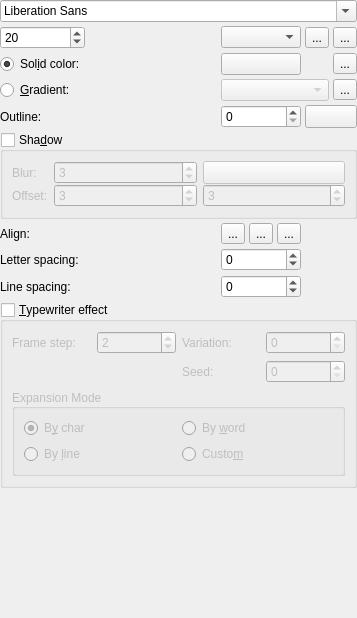
                 <widget class="QWidget" name="scrollAreaWidgetContents">
                  <property name="geometry">
                   <rect>
                    <x>0</x>
                    <y>0</y>
                    <width>357</width>
                    <height>618</height>
                   </rect>
                  </property>
                  <layout class="QGridLayout" name="gridLayout_9">
                   <property name="leftMargin">
                    <number>0</number>
                   </property>
                   <property name="topMargin">
                    <number>0</number>
                   </property>
                   <property name="rightMargin">
                    <number>0</number>
                   </property>
                   <property name="bottomMargin">
                    <number>0</number>
                   </property>
                   <property name="spacing">
                    <number>4</number>
                   </property>
                   <item row="5" column="0" colspan="7">
                    <widget class="QGroupBox" name="shadowBox">
                     <property name="title">
                      <string>Sha&amp;dow</string>
                     </property>
                     <property name="checkable">
                      <bool>true</bool>
                     </property>
                     <property name="checked">
                      <bool>false</bool>
                     </property>
                     <layout class="QGridLayout" name="gridLayout_3">
                      <property name="verticalSpacing">
                       <number>0</number>
                      </property>
                      <item row="0" column="0">
                       <widget class="QLabel" name="label_blur">
                        <property name="sizePolicy">
                         <sizepolicy hsizetype="Maximum" vsizetype="Preferred">
                          <horstretch>0</horstretch>
                          <verstretch>0</verstretch>
                         </sizepolicy>
                        </property>
                        <property name="text">
                         <string>Blur:</string>
                        </property>
                       </widget>
                      </item>
                      <item row="0" column="1">
                       <widget class="QSpinBox" name="blur_radius">
                        <property name="value">
                         <number>3</number>
                        </property>
                       </widget>
                      </item>
                      <item row="0" column="2">
                       <widget class="KColorButton" name="shadowColor">
                        <property name="sizePolicy">
                         <sizepolicy hsizetype="Minimum" vsizetype="Preferred">
                          <horstretch>0</horstretch>
                          <verstretch>0</verstretch>
                         </sizepolicy>
                        </property>
                        <property name="color">
                         <color alpha="100">
                          <red>0</red>
                          <green>0</green>
                          <blue>0</blue>
                         </color>
                        </property>
                        <property name="alphaChannelEnabled">
                         <bool>true</bool>
                        </property>
                       </widget>
                      </item>
                      <item row="1" column="0">
                       <widget class="QLabel" name="label_offset">
                        <property name="sizePolicy">
                         <sizepolicy hsizetype="Maximum" vsizetype="Preferred">
                          <horstretch>0</horstretch>
                          <verstretch>0</verstretch>
                         </sizepolicy>
                        </property>
                        <property name="text">
                         <string>Offset:</string>
                        </property>
                       </widget>
                      </item>
                      <item row="1" column="1">
                       <widget class="QSpinBox" name="shadowX">
                        <property name="minimum">
                         <number>-100</number>
                        </property>
                        <property name="maximum">
                         <number>100</number>
                        </property>
                        <property name="value">
                         <number>3</number>
                        </property>
                       </widget>
                      </item>
                      <item row="1" column="2">
                       <widget class="QSpinBox" name="shadowY">
                        <property name="minimum">
                         <number>-100</number>
                        </property>
                        <property name="maximum">
                         <number>100</number>
                        </property>
                        <property name="value">
                         <number>3</number>
                        </property>
                       </widget>
                      </item>
                     </layout>
                    </widget>
                   </item>
                   <item row="2" column="6">
                    <widget class="QToolButton" name="buttonInsertUnicode">
                     <property name="text">
                      <string>...</string>
                     </property>
                    </widget>
                   </item>
                   <item row="6" column="3">
                    <widget class="QToolButton" name="buttonAlignCenter">
                     <property name="toolTip">
                      <string>Align center.</string>
                     </property>
                     <property name="text">
                      <string>...</string>
                     </property>
                     <property name="icon">
                      <iconset theme="format-justify-center"/>
                     </property>
                     <property name="checkable">
                      <bool>true</bool>
                     </property>
                     <property name="autoExclusive">
                      <bool>true</bool>
                     </property>
                    </widget>
                   </item>
                   <item row="8" column="0">
                    <widget class="QLabel" name="label_lineSpacing">
                     <property name="text">
                      <string>Line spacing:</string>
                     </property>
                    </widget>
                   </item>
                   <item row="0" column="0" colspan="7">
                    <widget class="QFontComboBox" name="font_family">
                     <property name="sizePolicy">
                      <sizepolicy hsizetype="Preferred" vsizetype="Fixed">
                       <horstretch>0</horstretch>
                       <verstretch>0</verstretch>
                      </sizepolicy>
                     </property>
                    </widget>
                   </item>
                   <item row="3" column="0">
                    <widget class="QRadioButton" name="gradient_color">
                     <property name="sizePolicy">
                      <sizepolicy hsizetype="Maximum" vsizetype="Fixed">
                       <horstretch>0</horstretch>
                       <verstretch>0</verstretch>
                      </sizepolicy>
                     </property>
                     <property name="text">
                      <string>&amp;Gradient:</string>
                     </property>
                    </widget>
                   </item>
                   <item row="1" column="2" colspan="3">
                    <widget class="KComboBox" name="font_weight_box"/>
                   </item>
                   <item row="2" column="0">
                    <widget class="QRadioButton" name="plain_color">
                     <property name="sizePolicy">
                      <sizepolicy hsizetype="Maximum" vsizetype="Fixed">
                       <horstretch>0</horstretch>
                       <verstretch>0</verstretch>
                      </sizepolicy>
                     </property>
                     <property name="text">
                      <string>Sol&amp;id color:</string>
                     </property>
                     <property name="checked">
                      <bool>true</bool>
                     </property>
                    </widget>
                   </item>
                   <item row="3" column="2" colspan="4">
                    <widget class="QComboBox" name="gradients_combo">
                     <property name="enabled">
                      <bool>false</bool>
                     </property>
                    </widget>
                   </item>
                   <item row="4" column="0">
                    <widget class="QLabel" name="label_outline">
                     <property name="sizePolicy">
                      <sizepolicy hsizetype="Maximum" vsizetype="Preferred">
                       <horstretch>0</horstretch>
                       <verstretch>0</verstretch>
                      </sizepolicy>
                     </property>
                     <property name="text">
                      <string>Outline:</string>
                     </property>
                    </widget>
                   </item>
                   <item row="9" column="0" colspan="7">
                    <widget class="QGroupBox" name="typewriterBox">
                     <property name="title">
                      <string>&amp;Typewriter effect</string>
                     </property>
                     <property name="checkable">
                      <bool>true</bool>
                     </property>
                     <property name="checked">
                      <bool>false</bool>
                     </property>
                     <layout class="QGridLayout" name="gridLayout_12">
                      <item row="0" column="2">
                       <widget class="QLabel" name="label_variation">
                        <property name="text">
                         <string>Variation:</string>
                        </property>
                       </widget>
                      </item>
                      <item row="2" column="0" colspan="4">
                       <widget class="QGroupBox" name="groupBox_2">
                        <property name="title">
                         <string>Expansion Mode</string>
                        </property>
                        <property name="alignment">
                         <set>Qt::AlignmentFlag::AlignLeading|Qt::AlignmentFlag::AlignLeft|Qt::AlignmentFlag::AlignVCenter</set>
                        </property>
                        <property name="flat">
                         <bool>true</bool>
                        </property>
                        <layout class="QGridLayout" name="gridLayout_4">
                         <item row="0" column="0">
                          <widget class="QRadioButton" name="tw_rd_char">
                           <property name="text">
                            <string>B&amp;y char</string>
                           </property>
                           <property name="checked">
                            <bool>true</bool>
                           </property>
                          </widget>
                         </item>
                         <item row="0" column="1">
                          <widget class="QRadioButton" name="tw_rd_word">
                           <property name="text">
                            <string>By &amp;word</string>
                           </property>
                          </widget>
                         </item>
                         <item row="1" column="0">
                          <widget class="QRadioButton" name="tw_rd_line">
                           <property name="text">
                            <string>By &amp;line</string>
                           </property>
                          </widget>
                         </item>
                         <item row="1" column="1">
                          <widget class="QRadioButton" name="tw_rd_custom">
                           <property name="text">
                            <string>Custo&amp;m</string>
                           </property>
                          </widget>
                         </item>
                        </layout>
                       </widget>
                      </item>
                      <item row="0" column="0">
                       <widget class="QLabel" name="label_frameStep">
                        <property name="text">
                         <string>Frame step:</string>
                        </property>
                       </widget>
                      </item>
                      <item row="0" column="3">
                       <widget class="QSpinBox" name="tw_sb_sigma">
                        <property name="maximum">
                         <number>240</number>
                        </property>
                       </widget>
                      </item>
                      <item row="1" column="2">
                       <widget class="QLabel" name="label_seed">
                        <property name="text">
                         <string>Seed:</string>
                        </property>
                       </widget>
                      </item>
                      <item row="1" column="3">
                       <widget class="QSpinBox" name="tw_sb_seed">
                        <property name="maximum">
                         <number>9999</number>
                        </property>
                       </widget>
                      </item>
                      <item row="0" column="1">
                       <widget class="QSpinBox" name="tw_sb_step">
                        <property name="minimum">
                         <number>1</number>
                        </property>
                        <property name="maximum">
                         <number>240</number>
                        </property>
                        <property name="value">
                         <number>2</number>
                        </property>
                       </widget>
                      </item>
                     </layout>
                    </widget>
                   </item>
                   <item row="7" column="2" colspan="3">
                    <widget class="QSpinBox" name="letter_spacing">
                     <property name="minimum">
                      <number>-500</number>
                     </property>
                     <property name="maximum">
                      <number>500</number>
                     </property>
                    </widget>
                   </item>
                   <item row="3" column="6">
                    <widget class="QToolButton" name="edit_gradient">
                     <property name="text">
                      <string>...</string>
                     </property>
                     <property name="icon">
                      <iconset theme="document-edit"/>
                     </property>
                    </widget>
                   </item>
                   <item row="4" column="5" colspan="2">
                    <widget class="KColorButton" name="textOutlineColor">
                     <property name="sizePolicy">
                      <sizepolicy hsizetype="Minimum" vsizetype="Preferred">
                       <horstretch>0</horstretch>
                       <verstretch>0</verstretch>
                      </sizepolicy>
                     </property>
                     <property name="color">
                      <color>
                       <red>0</red>
                       <green>0</green>
                       <blue>0</blue>
                      </color>
                     </property>
                    </widget>
                   </item>
                   <item row="2" column="2" colspan="3">
                    <widget class="KColorButton" name="fontColorButton">
                     <property name="sizePolicy">
                      <sizepolicy hsizetype="Minimum" vsizetype="Preferred">
                       <horstretch>0</horstretch>
                       <verstretch>0</verstretch>
                      </sizepolicy>
                     </property>
                     <property name="flat">
                      <bool>false</bool>
                     </property>
                     <property name="color">
                      <color>
                       <red>255</red>
                       <green>255</green>
                       <blue>255</blue>
                      </color>
                     </property>
                     <property name="defaultColor">
                      <color>
                       <red>255</red>
                       <green>255</green>
                       <blue>255</blue>
                      </color>
                     </property>
                    </widget>
                   </item>
                   <item row="1" column="6">
                    <widget class="QToolButton" name="buttonItalic">
                     <property name="text">
                      <string>...</string>
                     </property>
                     <property name="icon">
                      <iconset theme="format-text-italic"/>
                     </property>
                     <property name="checkable">
                      <bool>true</bool>
                     </property>
                    </widget>
                   </item>
                   <item row="7" column="0">
                    <widget class="QLabel" name="label_letterSpacing">
                     <property name="text">
                      <string>Letter spacing:</string>
                     </property>
                    </widget>
                   </item>
                   <item row="1" column="0">
                    <widget class="QSpinBox" name="font_size">
                     <property name="sizePolicy">
                      <sizepolicy hsizetype="Preferred" vsizetype="Fixed">
                       <horstretch>0</horstretch>
                       <verstretch>0</verstretch>
                      </sizepolicy>
                     </property>
                     <property name="minimum">
                      <number>8</number>
                     </property>
                     <property name="maximum">
                      <number>10000</number>
                     </property>
                     <property name="value">
                      <number>20</number>
                     </property>
                    </widget>
                   </item>
                   <item row="6" column="0">
                    <widget class="QLabel" name="label_textAlign">
                     <property name="text">
                      <string>Align:</string>
                     </property>
                    </widget>
                   </item>
                   <item row="6" column="4">
                    <widget class="QToolButton" name="buttonAlignRight">
                     <property name="toolTip">
                      <string>Align right.</string>
                     </property>
                     <property name="text">
                      <string>...</string>
                     </property>
                     <property name="icon">
                      <iconset theme="format-justify-right"/>
                     </property>
                     <property name="checkable">
                      <bool>true</bool>
                     </property>
                     <property name="checked">
                      <bool>false</bool>
                     </property>
                     <property name="autoExclusive">
                      <bool>true</bool>
                     </property>
                    </widget>
                   </item>
                   <item row="6" column="2">
                    <widget class="QToolButton" name="buttonAlignLeft">
                     <property name="toolTip">
                      <string>Align left.</string>
                     </property>
                     <property name="text">
                      <string>...</string>
                     </property>
                     <property name="icon">
                      <iconset theme="format-justify-left"/>
                     </property>
                     <property name="checkable">
                      <bool>true</bool>
                     </property>
                     <property name="checked">
                      <bool>false</bool>
                     </property>
                     <property name="autoExclusive">
                      <bool>true</bool>
                     </property>
                    </widget>
                   </item>
                   <item row="10" column="0">
                    <spacer name="verticalSpacer_4">
                     <property name="orientation">
                      <enum>Qt::Orientation::Vertical</enum>
                     </property>
                     <property name="sizeHint" stdset="0">
                      <size>
                       <width>20</width>
                       <height>40</height>
                      </size>
                     </property>
                    </spacer>
                   </item>
                   <item row="1" column="5">
                    <widget class="QToolButton" name="buttonUnder">
                     <property name="text">
                      <string>...</string>
                     </property>
                     <property name="icon">
                      <iconset theme="format-text-underline"/>
                     </property>
                     <property name="checkable">
                      <bool>true</bool>
                     </property>
                    </widget>
                   </item>
                   <item row="8" column="2" colspan="3">
                    <widget class="QSpinBox" name="line_spacing">
                     <property name="enabled">
                      <bool>true</bool>
                     </property>
                     <property name="minimum">
                      <number>-5000</number>
                     </property>
                     <property name="maximum">
                      <number>5000</number>
                     </property>
                    </widget>
                   </item>
                   <item row="4" column="2" colspan="3">
                    <widget class="QSpinBox" name="textOutline">
                     <property name="maximum">
                      <number>5000</number>
                     </property>
                    </widget>
                   </item>
                  </layout>
                 </widget>
